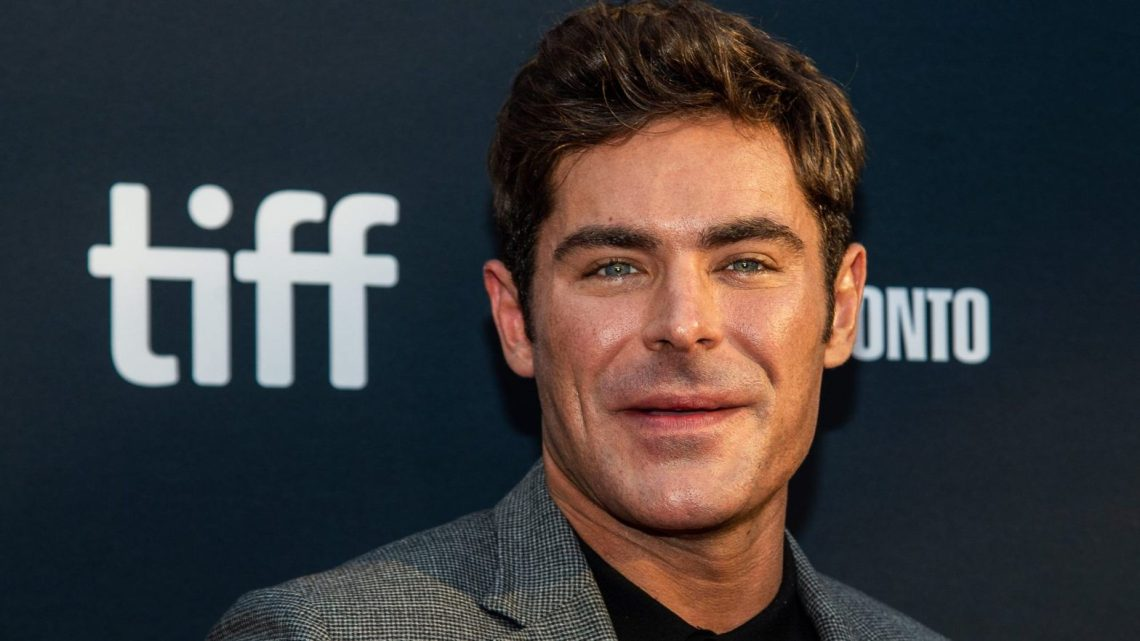
#> input picture hascas/rosto.png, 1140 x 641 px
$ python Estagio.py
#> lines starting #> are read from the running program, lines starting #| are printed output that depends on the picture; after the words box and inside, x2 and y2 are one past the last pixel; in counts of white or black regions, pixels touching at a corner belong together
#USA O rosto.png COMO EXEMPLO DE TESTE, ELE É MAIS COMO UMA BASE, É PARECIDO COM MUITAS DAS IMAGENS DA BASE QUE VAMOS USAR
import os
from os.path import join as pjoin

import cv2
import numpy as np
from PIL import Image

classificador = cv2.CascadeClassifier(r"anexos/right_eye2.xml")
##img = cv2.imread("IMAGENS-M/Rihanna-1-930x620.png")
img = cv2.imread("hascas/rosto.png")
#> img is the input picture: shape (641, 1140, 3); mean B, G, R 59.1, 58.1, 61.2


imgGray = cv2.cvtColor(img, cv2.COLOR_BGRA2GRAY)
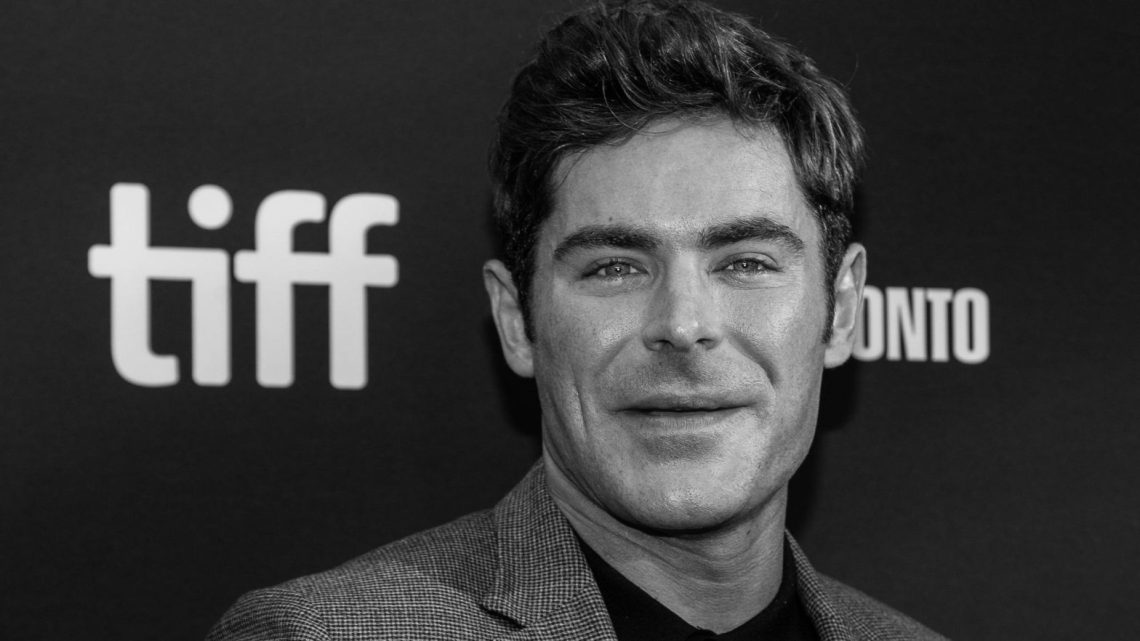
#> imgGray: shape (641, 1140); min 0, max 231, mean 59.2
# cv2.imshow('Imagem Cinza', imgGray)
objetos = classificador.detectMultiScale(imgGray, minSize=(50,50), scaleFactor=1.5) # ou maxSize
#> objetos = [[699, 236, 91, 61], [681, 214, 137, 91], [544, 219, 137, 91]]
#print(objetos)##

for x,y,l,a in objetos:
    # print(objetos)
    cv2.rectangle(img,(x,y),(x+l,y+a),(255, 0, 0), 2)
#> this loop made 3 passes
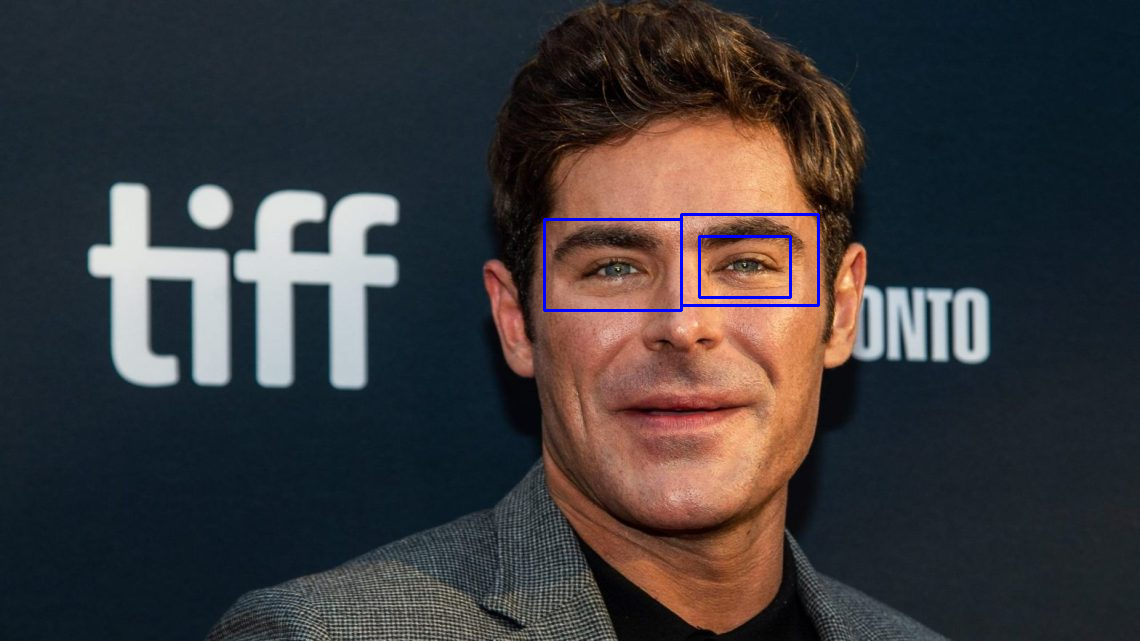
#> img: shape (641, 1140, 3); 0.46% of pixels changed, all inside (x1, y1, x2, y2) = (543, 213, 820, 312)

# olho_esquerdo = objetos[0]
# olho_direito = objetos[1]
#
# img = cv2.imread("hascas/rosto.png")
# pts = np.array( [[olho_direito[0], olho_direito[1]],  [olho_direito[0], olho_direito[1]+olho_direito[3]], [olho_esquerdo[0]+[olho_esquerdo[2]], olho_esquerdo[1]+olho_esquerdo[3]], [olho_esquerdo[0]+[olho_esquerdo[2]], olho_esquerdo[1]]], np.int32)
#
# # Cria uma máscara com os pontos
# mask = np.zeros_like(img)
# cv2.fillPoly(mask, [pts], (255, 255, 255))
#
#
# # Aplica a máscara na imagem original
# img_cortada = cv2.bitwise_and(img, mask)
# part_cortada = cv2.bitwise_and(img, cv2.bitwise_not(mask))

print(objetos)
#| [[699 236  91  61]
#|  [681 214 137  91]
#|  [544 219 137  91]]
cv2.imshow('Imagem cortada', img) #img #img_cortada #part_cortada
cv2.waitKey(0)
cv2.destroyAllWindows()

$ run again, with IMAGENS-M/Rihanna-1-930x620.png copied over hascas/rosto.png
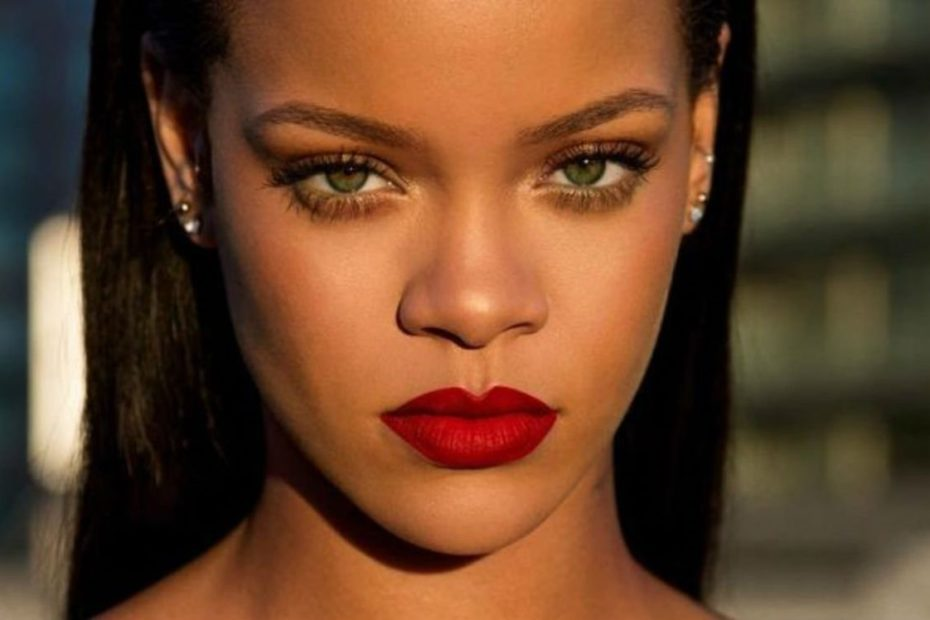
#> input picture IMAGENS-M/Rihanna-1-930x620.png, 930 x 620 px
#> img is the input picture: shape (620, 930, 3); mean B, G, R 42.6, 67.9, 103.7
#> `imgGray = cv2.cvtColor(img, cv2.COLOR_BGRA2GRAY)`:
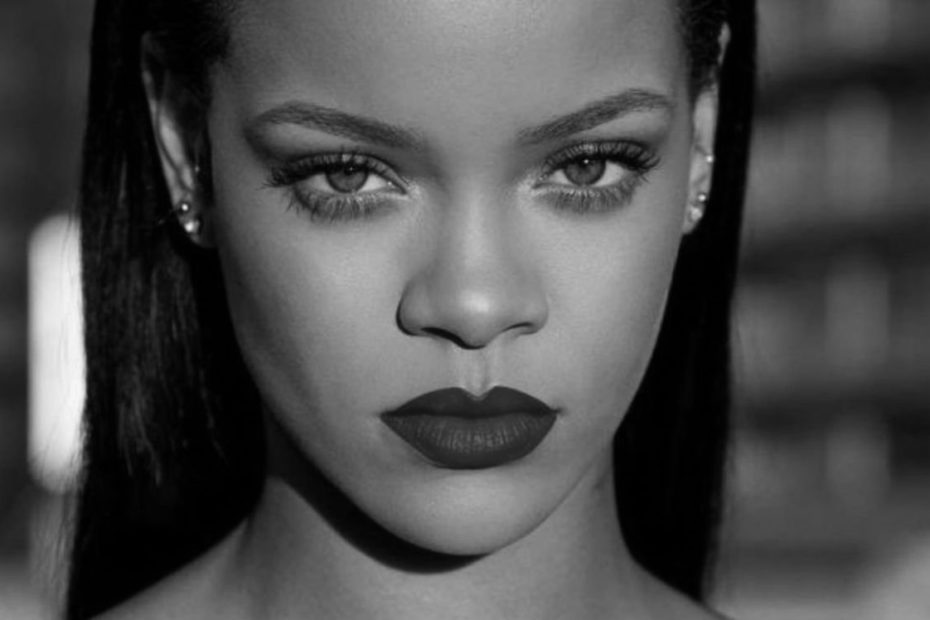
#> imgGray: shape (620, 930); min 0, max 247, mean 75.8
#> objetos = [[511, 124, 137, 91], [492, 99, 205, 137], [244, 103, 205, 137]]
#> the loop `for x,y,l,a in objetos:` made 3 passes
#> after the loop `for x,y,l,a in objetos:`:
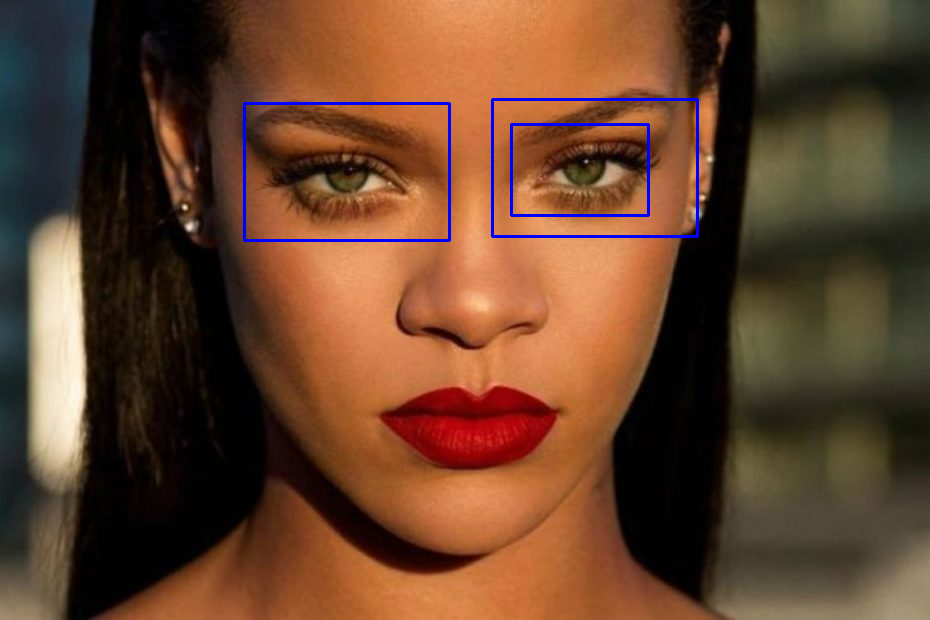
#> img: shape (620, 930, 3); 0.95% of pixels changed, all inside (x1, y1, x2, y2) = (243, 98, 699, 242)
#| [[511 124 137  91]
#|  [492  99 205 137]
#|  [244 103 205 137]]
